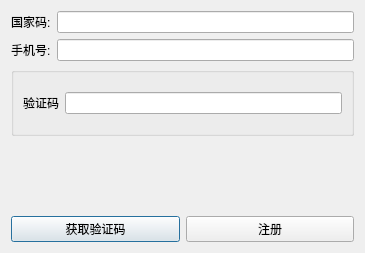
<?xml version="1.0" encoding="UTF-8"?>
<ui version="4.0">
 <class>RegisterDialog</class>
 <widget class="QDialog" name="RegisterDialog">
  <property name="geometry">
   <rect>
    <x>0</x>
    <y>0</y>
    <width>365</width>
    <height>253</height>
   </rect>
  </property>
  <property name="windowTitle">
   <string>注册</string>
  </property>
  <layout class="QVBoxLayout" name="verticalLayout_2">
   <item>
    <layout class="QHBoxLayout" name="horizontalLayout">
     <item>
      <widget class="QLabel" name="label">
       <property name="text">
        <string>国家码:</string>
       </property>
      </widget>
     </item>
     <item>
      <widget class="QLineEdit" name="cc"/>
     </item>
    </layout>
   </item>
   <item>
    <layout class="QHBoxLayout" name="horizontalLayout_2">
     <item>
      <widget class="QLabel" name="label_2">
       <property name="text">
        <string>手机号:</string>
       </property>
      </widget>
     </item>
     <item>
      <widget class="QLineEdit" name="phone"/>
     </item>
    </layout>
   </item>
   <item>
    <widget class="QGroupBox" name="code_group">
     <layout class="QHBoxLayout" name="horizontalLayout_4">
      <item>
       <widget class="QLabel" name="label_3">
        <property name="text">
         <string>验证码</string>
        </property>
       </widget>
      </item>
      <item>
       <widget class="QLineEdit" name="code"/>
      </item>
     </layout>
    </widget>
   </item>
   <item>
    <widget class="QLabel" name="tips">
     <property name="text">
      <string/>
     </property>
    </widget>
   </item>
   <item>
    <layout class="QHBoxLayout" name="horizontalLayout_3">
     <item>
      <widget class="QPushButton" name="coderequest">
       <property name="text">
        <string>获取验证码</string>
       </property>
      </widget>
     </item>
     <item>
      <widget class="QPushButton" name="register_2">
       <property name="text">
        <string>注册</string>
       </property>
      </widget>
     </item>
    </layout>
   </item>
  </layout>
 </widget>
 <resources/>
 <connections/>
</ui>
